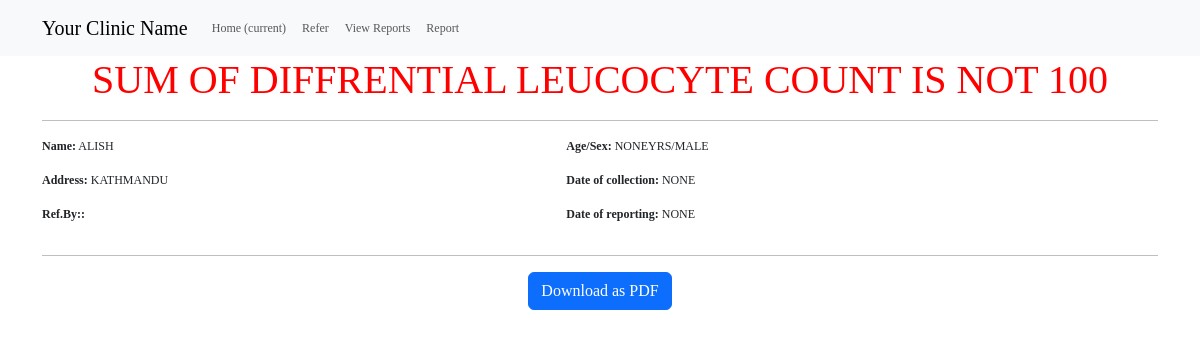
Screenshot of /view_reports_detail/2/ with the database file from the repository.
### labreports/models.py (models this page shows, shortened)
class Report(models.Model):
    patient = models.ForeignKey(Patient, on_delete=models.CASCADE)
    hematology = models.OneToOneField(Hematology, on_delete=models.CASCADE, blank=True, null=True)
    urine = models.OneToOneField(Urine, on_delete=models.CASCADE, blank=True, null=True)
    bio = models.OneToOneField(Biochemistry, on_delete=models.CASCADE, blank=True, null=True)
    lipid = models.OneToOneField(LipidProfile, on_delete=models.CASCADE, blank=True, null=True)
    test = models.OneToOneField(Test, on_delete=models.CASCADE, blank=True, null=True)
    widal = models.OneToOneField(WidalTest, on_delete=models.CASCADE, blank=True, null=True)
    sero = models.OneToOneField(Serology, on_delete=models.CASCADE, blank=True, null=True)
    stool = models.OneToOneField(Stool, on_delete=models.CASCADE, blank=True, null=True)
    liver = models.OneToOneField(LiverFunctionTest, on_delete=models.CASCADE, blank=True, null=True)

class Patient(models.Model):
    LEVEL_CHOICES = [
        ('Mr.', 'Mr.'),
        ('Mrs.', 'Mrs.'),
        ('Ms.', 'Ms.'),
        ('Miss', 'Miss'),
    ]
    SEX_CHOICES = [
        ('MALE', 'MALE'),
        ('FEMALE', 'FEMALE'),
        ('OTHERS', 'OTHERS'),
    ]
    AGE_CHOICES = [
        ('YRS', 'YRS'),
        ('MONTHS', 'MONTHS'),
        ('DAYS', 'DAYS'),
    ]
    level = models.CharField(max_length=5, choices=LEVEL_CHOICES, null=True, blank=True)
    name = models.CharField(max_length=255, null=True, blank=True)
    sex = models.CharField(max_length=10, choices=SEX_CHOICES, null=True, blank=True)
    age = models.IntegerField(null=True, blank=True)
    age_time = models.CharField(max_length=10,choices=AGE_CHOICES,null=True, blank=True)
    address = models.CharField(max_length=255, null=True, blank=True)
    email = models.EmailField(null=True, blank=True)
    phone = models.CharField(max_length=15, null=True, blank=True)
    refer_hospital = models.ForeignKey(Hospital, on_delete=models.SET_NULL, null=True, blank=True)
    custom_date = models.CharField(max_length=10,null=True, blank=True)
    nhpc = models.CharField(max_length=5, choices=LEVEL_CHOICES, null=True, blank=True)

### labreports/views.py (the view)
# urls.py: path('view_reports_detail/<int:id>/', views.view_report_detail, name='view_reports_detail'),
def view_report_detail(request, id):
    report = get_object_or_404(Report, pk=id)
    context = {
        'report': report,
    }
    return render(request, 'view_report_detail.html', context)

### templates/view_report_detail.html (shortened to what this page needs)
{% extends "base.html" %}
{% block content %}
    <div class="container">
        {% if report.hematology.test == 100 %}
            <h1 style="color: green;">SUM OF DIFFRENTIAL LEUCOCYTE COUNT OK</h1>
        {% else %}
            <h1 style="color: red;">SUM OF DIFFRENTIAL LEUCOCYTE COUNT IS NOT 100</h1>
        {% endif %}
        <hr>
        <table>
            <tp>
                <td><p><strong>Name:</strong> {{ report.patient.name|upper }}</p></td>
                <td><p><strong>Age/Sex:</strong> {{ report.patient.age|upper }}{{ report.patient.age_time|upper }}/{{ report.patient.sex|upper }}</p></td>
            <tr>
                <td><p><strong>Address:</strong> {{ report.patient.address|upper }}</p></td>
                <td><p><strong>Date of collection:</strong> {{ report.patient.custom_date|upper }}</p></td>
            </tr>
            <tr>
                <td><p><strong>Ref.By::</strong> {{ report.patient.refer_hospital.name|upper }}</p></td>
                <td><p><strong>Date of reporting:</strong> {{ report.patient.custom_date|upper }}</p></td>
            </tr>
        </table>
        <hr>
</div>
<a href="{% url 'generate_pdf' report.id %}" class="btn btn-primary">Download as PDF</a>
{% endblock content %}

### rows the page displays
Report: patient.name "ALISH", patient.age "NONE", patient.age_time "YRS", patient.sex "MALE", patient.address "KATHMANDU", patient.custom_date "NONE"
